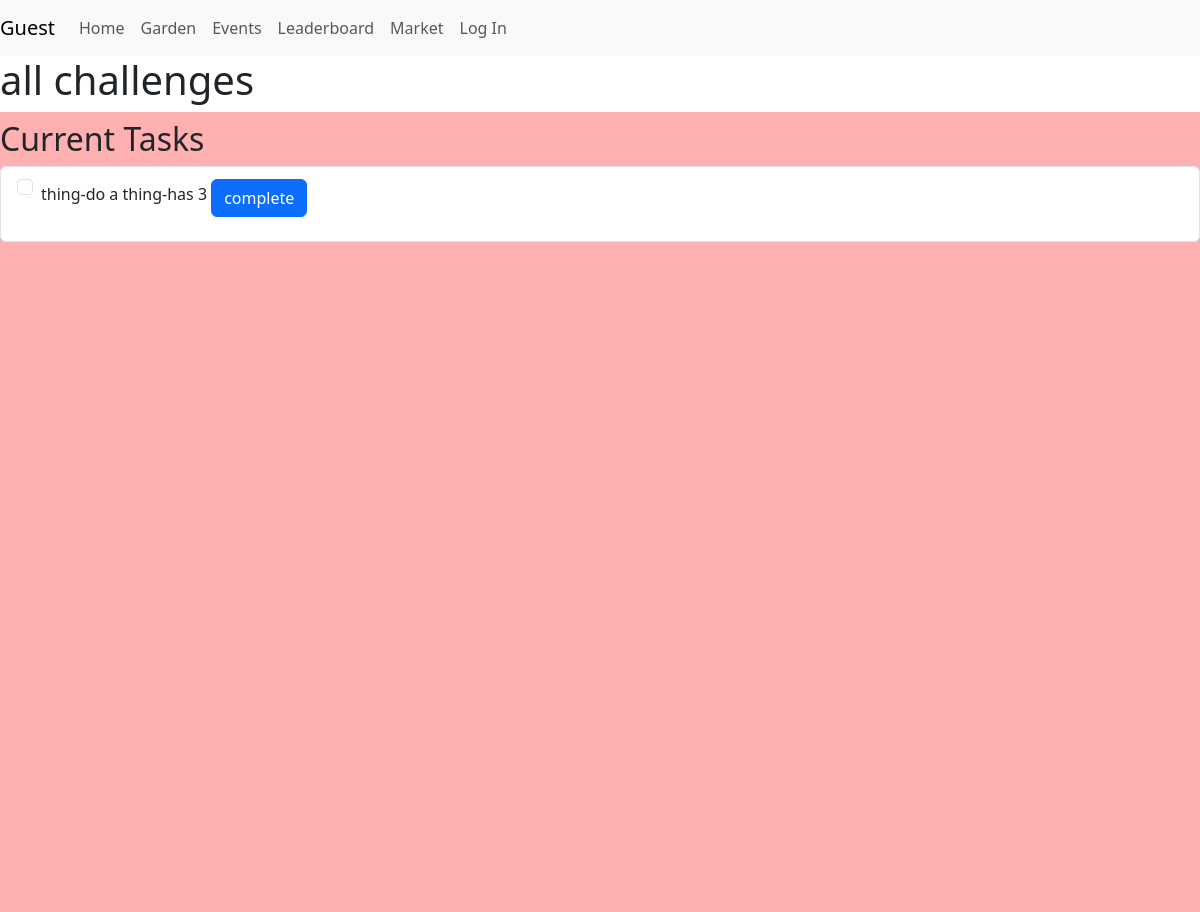
The app's page /allchallenges, older data.
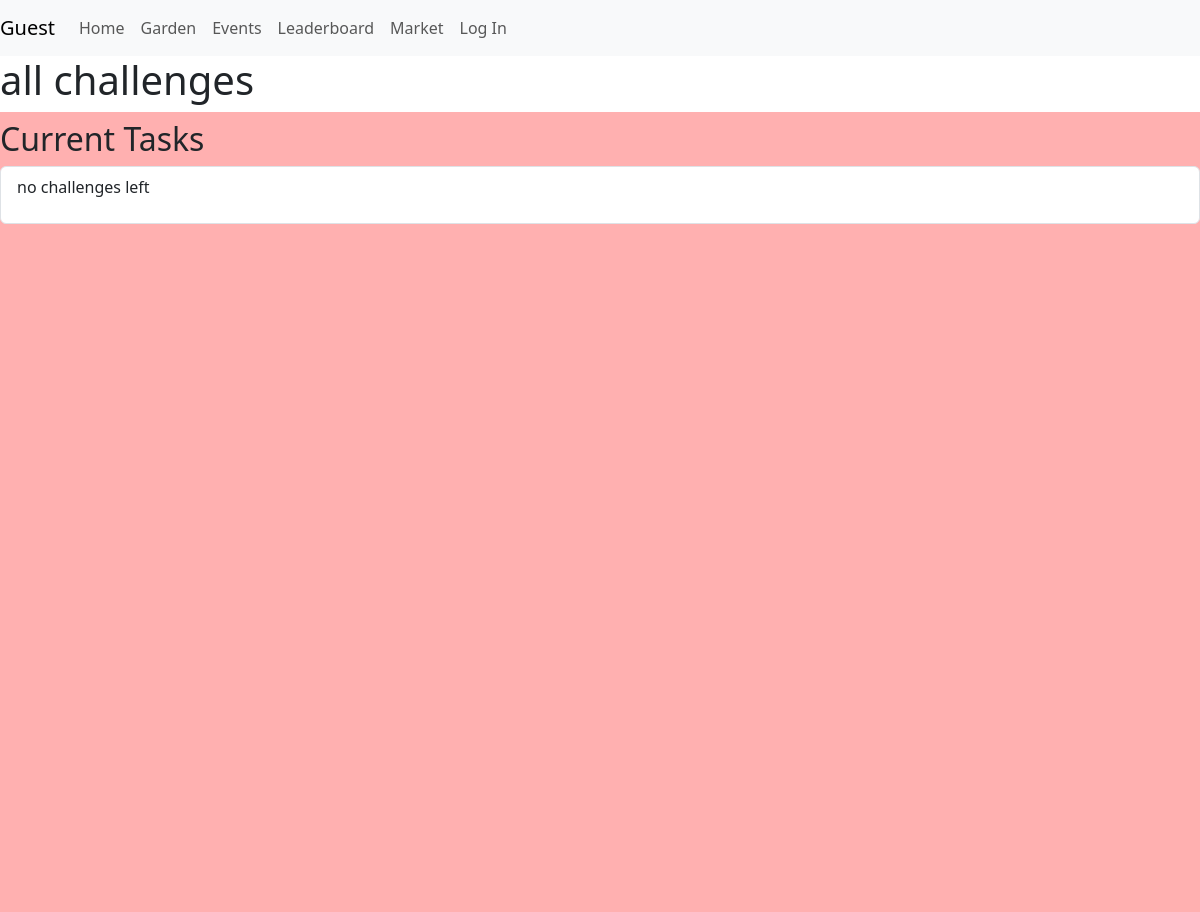
The same page, newer data.
### main/models.py (models this page shows, shortened)
class Challenge(models.Model):
    challengeId = models.AutoField(primary_key=True)
    title= models.CharField(max_length=50)
    desc= models.CharField(max_length=50)
    noOfTasks= models.IntegerField()
    rewardValue= models.IntegerField()

### main/views.py (the view)
# urls.py: path("allchallenges", views.challenges, name="allchallenges"),
def challenges(request):
    challenges = Challenge.objects.all()
    context = {"challenge_list": challenges}
    return render(request, "allchallenges.html", context)

### main/templates/allchallenges.html (shortened to what this page needs)
{% extends 'base.html' %}
{% load auth_extras %}
{% block content %}
<h1>all challenges</h1>
<div class="row h-100">
    <div class="col-12" style=" background-color: rgb(255, 176, 176)">
        <h2 class="mt-2">Current Tasks</h2>
        <ul class="list-group">
            <li class="list-group-item">
                {% for item in challenge_list%}
                <div class="form-check">
                    <input class="form-check-input" type="checkbox" value="" id="flexCheckDefault">
                    <label class="form-check-label" for="flexCheckDefault">
                        {{item.title}}-{{item.desc}}-has {{item.noOfTasks}}
                        <button class="remove-button btn btn-primary mt-1" data-id="{{item.challengeId}}" data-points="{{item.rewardValue}}">complete</button>
                </div>
                    <p> {% empty %} no challenges left</p>
                </div>
                {% endfor %}
            </li>
        </ul>
</div>
{% endblock %}

Row changes from the older to the newer data that the page shows:
removed Challenge: title "thing", desc "do a thing", noOfTasks "3"
Text that changed along with them:
text now shown: "no challenges left"
